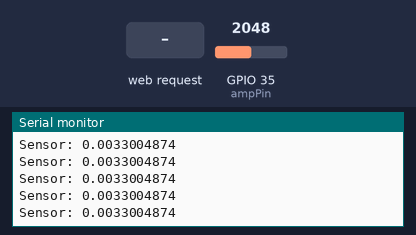
Bench run of a sketch on a simulated ESP32. Parts: the last lines printed to the serial monitor. The test bench sets the inputs (shaded band); at power-on: GPIO 35 (ampPin) = 2048. WiFi joins after 1.5 s; servers stay silent unless stated.

Above: at 2.7 s.
2.8 s: GPIO 35 (ampPin) set to 3603
At 3.99 s:
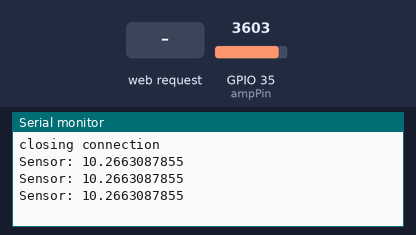
4.5 s: GPIO 35 (ampPin) set to 4095
At 5.86 s:
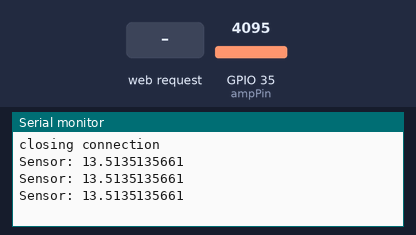
6.0 s: HTTP request GET /bel received
9.0 s: GPIO 35 (ampPin) set to 2047
At 9.5 s:
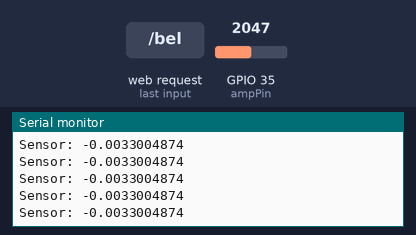
12.0 s: HTTP request GET /bel received
Timing chart, 0 to 12.5 s (numbered marks = the images above; inputs shaded):
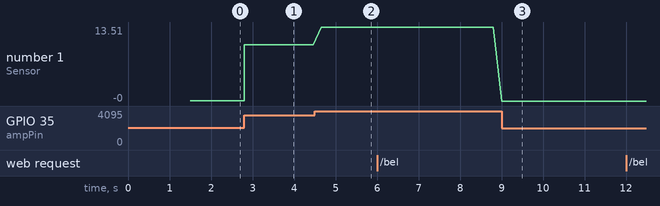

Measured:
- after the input at 2.8 s, the serial monitor: prints a new line at once (image 1)
- after the input at 4.5 s, the serial monitor: prints a new line after 0.16 s (image 2)
- after the input at 9.0 s, the serial monitor: prints a new line at once (image 3)
- plotted number 1: 0 → 10.27 after the input at 2.8 s, 10.27 → 13.51 after the input at 4.5 s, 13.51 → -0 after the input at 9.0 s

The sketch:

Doorbell_ESP32_Sonos.ino
```cpp
#include <WiFi.h>
#include <WiFiClient.h>
#include <WebServer.h>
#include <ESPmDNS.h>
#include <Update.h>
#include <esp_task_wdt.h>


//1 seconds WDT
#define WDT_TIMEOUT 1

const String DebugVersion = "21.1.28";


const char* host = "ESP32Doorbell";
const char* ssid = "Deuterium IoT";
const char* password = "InternetOfTrash";

const char* sonosHost = "10.0.0.10";
const int sonosPort = 5005;
const String sonosAction = "Keuken/clipall/Dogs-Barking.mp3/60";

const int ampPin = 35;
float multiplier = 0.185;

bool bellTrigger = false;
float bellThreshold = 5.5;

int tri50 = 0;
int tri52 = 0;
int tri54 = 0;
int tri56 = 0;
int tri58 = 0;
int tri60 = 0;
int tri61 = 0;
int tri62 = 0;
int tri63 = 0;
int tri64 = 0;
int tri65 = 0;
int triHigh = 0;

int last = millis();

WebServer server(80);

/*
   Login page
*/
const char* loginIndex =
  "<form name='loginForm'>"
  "<table width='20%' bgcolor='A09F9F' align='center'>"
  "<tr>"
  "<td colspan=2>"
  "<center><font size=4><b>ESP32 Login Page</b></font></center>"
  "<br>"
  "</td>"
  "<br>"
  "<br>"
  "</tr>"
  "<td>Username:</td>"
  "<td><input type='text' size=25 name='userid'><br></td>"
  "</tr>"
  "<br>"
  "<br>"
  "<tr>"
  "<td>Password:</td>"
  "<td><input type='Password' size=25 name='pwd'><br></td>"
  "<br>"
  "<br>"
  "</tr>"
  "<tr>"
  "<td><input type='submit' onclick='check(this.form)' value='Login'></td>"
  "</tr>"
  "</table>"
  "</form>"
  "<script>"
  "function check(form)"
  "{"
  "if(form.userid.value=='admin' && form.pwd.value=='admin')"
  "{"
  "window.open('/serverIndex')"
  "}"
  "else"
  "{"
  " alert('Error Password or Username')/*displays error message*/"
  "}"
  "}"
  "</script>";


/*
   Server Index Page
*/
const char* serverIndex =
  "<script src='https://ajax.googleapis.com/ajax/libs/jquery/3.2.1/jquery.min.js'></script>"
  "<form method='POST' action='#' enctype='multipart/form-data' id='upload_form'>"
  "<input type='file' name='update'>"
  "<input type='submit' value='Update'>"
  "</form>"
  "<div id='prg'>progress: 0%</div>"
  "<script>"
  "$('form').submit(function(e){"
  "e.preventDefault();"
  "var form = $('#upload_form')[0];"
  "var data = new FormData(form);"
  " $.ajax({"
  "url: '/update',"
  "type: 'POST',"
  "data: data,"
  "contentType: false,"
  "processData:false,"
  "xhr: function() {"
  "var xhr = new window.XMLHttpRequest();"
  "xhr.upload.addEventListener('progress', function(evt) {"
  "if (evt.lengthComputable) {"
  "var per = evt.loaded / evt.total;"
  "$('#prg').html('progress: ' + Math.round(per*100) + '%');"
  "}"
  "}, false);"
  "return xhr;"
  "},"
  "success:function(d, s) {"
  "console.log('success!')"
  "},"
  "error: function (a, b, c) {"
  "}"
  "});"
  "});"
  "</script>";


/*
   setup function
*/
void setup(void) {
  Serial.begin(115200);

  // ESP Watchdog
  Serial.println("Configuring WDT...");
  esp_task_wdt_init(WDT_TIMEOUT, true); //enable panic so ESP32 restarts
  esp_task_wdt_add(NULL); //add current thread to WDT watch

  // Connect to WiFi network
  WiFi.begin(ssid, password);
  Serial.println("");

  // Wait for connection
  while (WiFi.status() != WL_CONNECTED) {
    delay(500);
    Serial.print(".");
  }
  Serial.println("");
  Serial.print("Connected to ");
  Serial.println(ssid);
  Serial.print("IP address: ");
  Serial.println(WiFi.localIP());

  /*use mdns for host name resolution*/
  if (!MDNS.begin(host)) { //http://esp32.local
    Serial.println("Error setting up MDNS responder!");
    while (1) {
      delay(1000);
    }
  }
  Serial.println("mDNS responder started");
  /*return index page which is stored in serverIndex */
  server.on("/", HTTP_GET, []() {
    server.sendHeader("Connection", "close");
    server.send(200, "text/html", loginIndex);
  });
  server.on("/serverIndex", HTTP_GET, []() {
    server.sendHeader("Connection", "close");
    server.send(200, "text/html", serverIndex);
  });
  /*handling uploading firmware file */
  server.on("/update", HTTP_POST, []() {
    server.sendHeader("Connection", "close");
    server.send(200, "text/plain", (Update.hasError()) ? "FAIL" : "OK");
    ESP.restart();
  }, []() {
    HTTPUpload& upload = server.upload();
    if (upload.status == UPLOAD_FILE_START) {
      Serial.printf("Update: %s\n", upload.filename.c_str());
      if (!Update.begin(UPDATE_SIZE_UNKNOWN)) { //start with max available size
        Update.printError(Serial);
      }
    } else if (upload.status == UPLOAD_FILE_WRITE) {
      /* flashing firmware to ESP*/
      if (Update.write(upload.buf, upload.currentSize) != upload.currentSize) {
        Update.printError(Serial);
      }
    } else if (upload.status == UPLOAD_FILE_END) {
      if (Update.end(true)) { //true to set the size to the current progress
        Serial.printf("Update Success: %u\nRebooting...\n", upload.totalSize);
      } else {
        Update.printError(Serial);
      }
    }
  });
  //BellCheck page
  server.on("/bel", HTTP_GET, [] () {
    server.sendHeader("Connection", "close");
    server.send(200, "text/html", "The bell trigger was: " + String(bellTrigger));
    bellTrigger = false;
    triggerSonos();
  });

  //Debug page
  server.on("/debug", HTTP_GET, [] () {
    server.sendHeader("Connection", "close");
    server.send(200, "text/html", (amp(ampPin) + DebugVersion) );
  });

  //Debug big page
  server.on("/debugbig", HTTP_GET, [] () {
    server.sendHeader("Connection", "close");
    //String temp = amp(13) + "<br>" + amp(12) + "<br>" + amp(14) + "<br>" + amp(27) + "<br>" + amp(26) + "<br>" + amp(25) + "<br>" + amp(33) + "<br>" + amp(32) + "<br>" + amp(35) + "<br>" + amp(34) + "<br>" + amp(39) + "<br>" + amp(36) + "<br>" + amp(4) + "<br>" + amp(2) + "<br>" + amp(15);
    String temp = amp(35) + "<br>" + amp(35) + "<br>" + amp(35) + "<br>" + amp(35) + "<br>" + amp(35) + "<br>" + amp(35) + "<br>" + amp(35) + "<br>" + amp(35) + "<br>" + amp(35) + "<br>" + amp(35) + "<br>" + amp(35) + "<br>" + amp(35) + "<br>" + amp(35) + "<br>" + amp(35) + "<br>" + amp(35) + "<br>" + amp(35) + "<br>" + amp(35) + "<br>" + amp(35) + "<br>" + amp(35) + "<br>" + amp(35) + "<br>" + amp(35) + "<br>" + amp(35) + "<br>" + amp(35) + "<br>" + amp(35) + "<br>" + amp(35) + "<br>" + amp(35) + "<br>" + amp(35) + "<br>" + amp(35) + "<br>" + amp(35) + "<br>" + amp(35) + "<br>" + amp(35) + "<br>" + amp(35) + "<br>" + amp(35) + "<br>" + amp(35) + "<br>" + amp(35) + "<br>" + amp(35) + "<br>" + amp(35) + "<br>" + amp(35) + "<br>" + amp(35) + "<br>" + amp(35) + "<br>" + amp(35) + "<br>" + amp(35) + "<br>" + amp(35) + "<br>" + amp(35) + "<br>" + amp(35) + "<br>" + amp(35) + "<br>" + amp(35) + "<br>" + amp(35) + "<br>" + amp(35) + "<br>" + amp(35) + "<br>" + amp(35) + "<br>" + amp(35) + "<br>" + amp(35) + "<br>" + amp(35) + "<br>" + amp(35) + "<br>" + amp(35) + "<br>" + amp(35) + "<br>" + amp(35) + "<br>" + amp(35) + "<br>" + amp(35) + "<br>" + amp(35) + "<br>" + amp(35) + "<br>" + amp(35) + "<br>" + amp(35) + "<br>" + amp(35) + "<br>" + amp(35) + "<br>" + amp(35) + "<br>" + amp(35) + "<br>" + amp(35) + "<br>" + amp(35) + "<br>" + amp(35);
    server.send(200, "text/html", temp);
  });

  //Debug big page
  server.on("/stats", HTTP_GET, [] () {
    server.sendHeader("Connection", "close");
    String temp = "5.0 -> #" + String(tri50) + "<br>" + "5.2 -> #" + String(tri52) + "<br>" + "5.4 -> #" + String(tri54) + "<br>" + "5.6 -> #" + String(tri56) + "<br>" + "5.8 -> #" + String(tri58) + "<br>" + "6.0 -> #" + String(tri60) + "<br>" + "6.1 -> #" + String(tri61) + "<br>" + "6.2 -> #" + String(tri62) + "<br>" + "6.3 -> #" + String(tri63) + "<br>" + "6.4 -> #" + String(tri64) + "<br>" + "6.5 -> #" + String(tri65);
    server.send(200, "text/html", temp);
  });
  server.begin();
}

String amp(int pin) {
  float SensorRead = analogRead(pin) * (5.0 / 4095.0);
  float Current = (SensorRead - 2.5) / multiplier;
  Serial.println("Sensor: " + String(Current, DEC));
  return ("Sensor (" + String(pin) + ") " + String(Current));
}

float ampFloat(int pin) {
  float SensorRead = analogRead(pin) * (5.0 / 4095.0);
  float Current = (SensorRead - 2.5) / multiplier;
  Serial.println("Sensor: " + String(Current, DEC));
  return Current;
}

void checkBell() {
  float firstAmp = ampFloat(35);
  if (firstAmp > 6.5)   {
     tri65 += 1;
  } else if (firstAmp > 6.4)  {
    tri64 += 1;
  } else if (firstAmp > 6.3)  {
    tri63 += 1;
  } else if (firstAmp > 6.2)  {
    tri62 += 1;
  } else if (firstAmp > 6.1)  {
    tri61 += 1;
  } else if (firstAmp > 6.0)  {
    tri60 += 1;
  } else if (firstAmp > 5.8)  {
    tri58 += 1;
  } else if (firstAmp > 5.6)  {
    tri56 += 1;
  } else if (firstAmp > 5.4)  {
    tri54 += 1;
  } else if (firstAmp > 5.2)  {
    tri52 += 1;
  } else if (firstAmp > 5.0)  {
    tri50 += 1;
  }

  if (triHigh < firstAmp) {
   triHigh = firstAmp;
  }

  if (firstAmp > bellThreshold)
  {
    if (ampFloat(35) > bellThreshold)
    {
      if (ampFloat(35) > bellThreshold)
      {
        bellTrigger = true;
        triggerSonos();
      }
    }
  }
}

void triggerSonos() {
  // Use WiFiClient class to create TCP connections
  WiFiClient client;
  if (!client.connect(sonosHost, sonosPort)) {
    Serial.println("connection failed");
    return;
  }
  // We now create a URI for the request
  String url = "/" + sonosAction;

  Serial.print("Requesting URL: ");
  Serial.println(url);

  // This will send the request to the server
  client.print(String("GET ") + url + " HTTP/1.1\r\n" +
               "Host: " + host + "\r\n" +
               "Connection: close\r\n\r\n");

  Serial.println();
  Serial.println("closing connection");
}

void loop(void) {
  server.handleClient();
  checkBell();
  if (millis() - last >= 100) {
    esp_task_wdt_reset();
    last = millis();
  }
}
```
